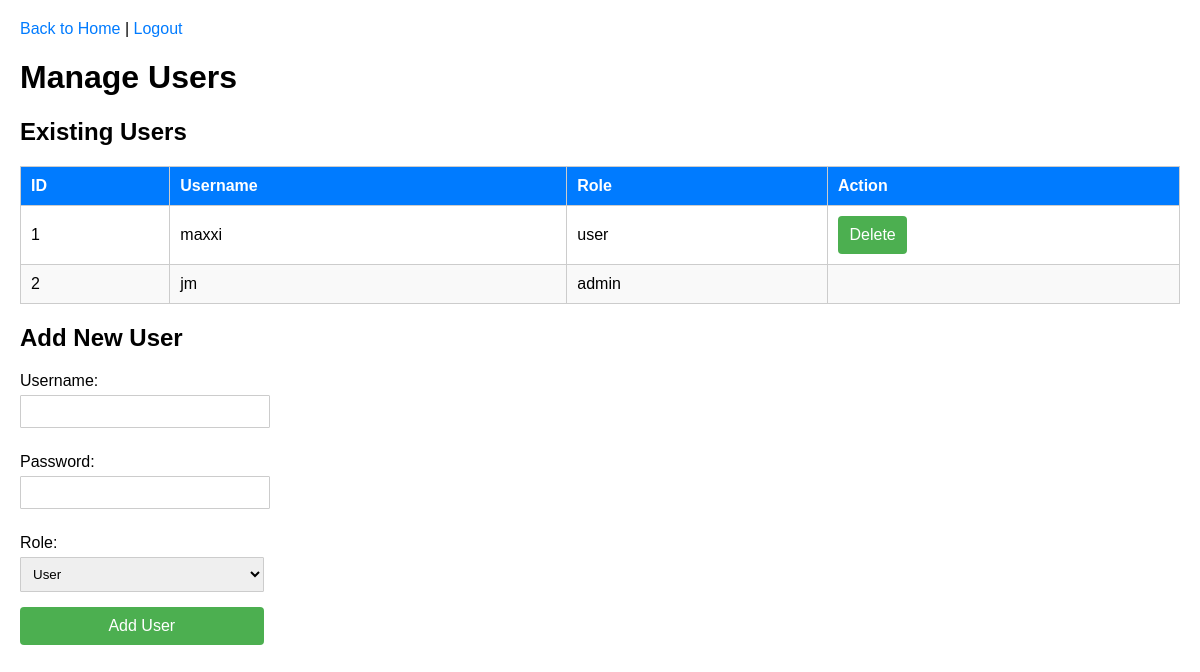
Page /manage_users (signed in) on the earlier database version.
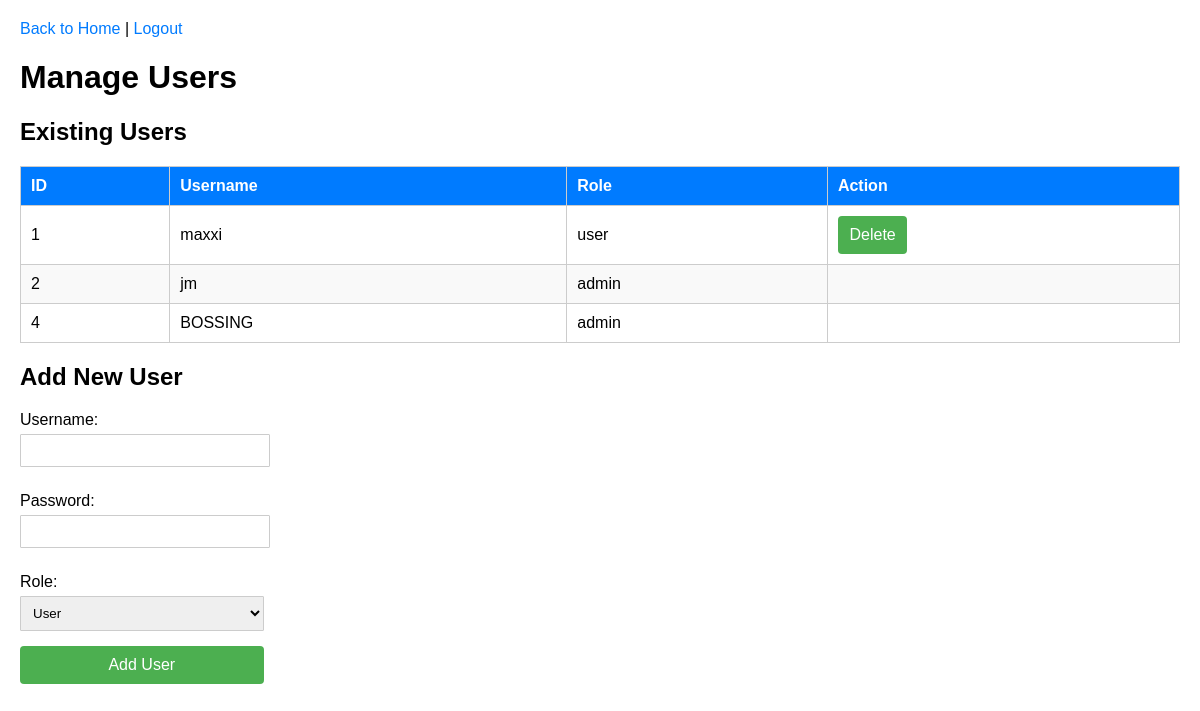
Same page on the later database version.
### app.py (models this page shows)
class Account(UserMixin, db.Model):
    id = db.Column(db.Integer, primary_key=True)
    username = db.Column(db.String(50), unique=True, nullable=False)
    password = db.Column(db.String(100), nullable=False)
    role = db.Column(db.String(10), nullable=False)

### app.py (the view)
@app.route('/manage_users', methods=['GET'])
@login_required
def manage_users():
    if current_user.role != 'admin':
        flash('You are not authorized to manage users.', 'danger')
        return redirect(url_for('home_screen'))
    users = Account.query.all()
    return render_template('manage_users.html', users=users)

### app.py (called while the page is built)
@login_manager.user_loader
def load_user(user_id):
    return Account.query.get(int(user_id))

@app.before_request
def restrict_access():
    if current_user.is_authenticated:
        restricted_routes = {
            'admin': [],
            'user': ['delete_resident', 'manage_users'],
        }
        if current_user.role not in restricted_routes:
            return
        if request.endpoint in restricted_routes.get(current_user.role, []):
            flash('You are not authorized to access this page.', 'danger')
            return redirect(url_for('home_screen'))

### templates/manage_users.html (shortened to what this page needs)
<!DOCTYPE html>
<html lang="en">
<head>
</head>
<body>
    <div class="header">
        <a href="{{ url_for('home_screen') }}">Back to Home</a> |
        <a href="{{ url_for('logout') }}">Logout</a>
    </div>
    <h1>Manage Users</h1>
    <h2>Existing Users</h2>
    <table>
        <thead>
            <tr>
                <th>ID</th>
                <th>Username</th>
                <th>Role</th>
                <th>Action</th>
            </tr>
        </thead>
        <tbody>
            {% for user in users %}
            <tr>
                <td>{{ user.id }}</td>
                <td>{{ user.username }}</td>
                <td>{{ user.role }}</td>
                <td>
                    {% if user.role != 'admin' %}
                    <form action="{{ url_for('delete_user', user_id=user.id) }}" method="POST" style="display:inline;">
                        <button type="submit" onclick="return confirm('Are you sure you want to delete this user?');">Delete</button>
                    </form>
                    {% endif %}
                </td>
            </tr>
            {% endfor %}
        </tbody>
    </table>
    <div class="form-container">
        <h2>Add New User</h2>
        <form action="{{ url_for('add_user') }}" method="POST">
            <label for="username">Username:</label>
            <input type="text" id="username" name="username" required><br>
            <label for="password">Password:</label>
            <input type="password" id="password" name="password" required><br>
            <label for="role">Role:</label>
            <select id="role" name="role" required>
                <option value="user">User</option>
            </select><br>
            <button type="submit">Add User</button>
        </form>
    </div>
</body>
</html>

Differences in the rows shown:
added Account: id "4", username "BOSSING", role "admin"
